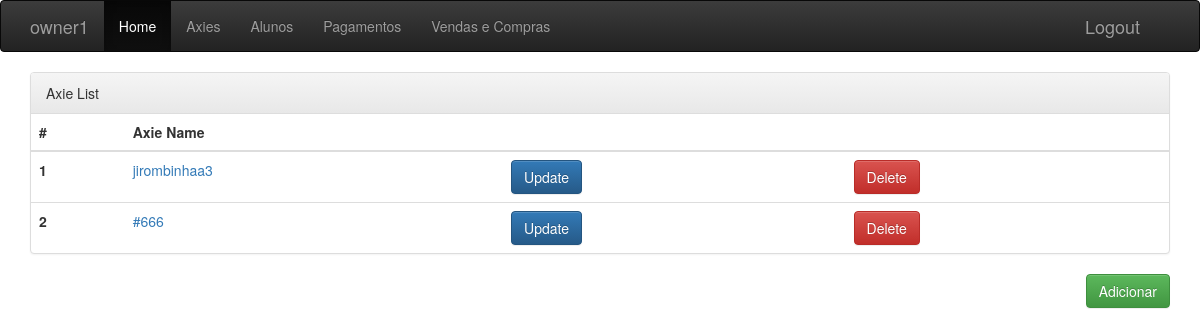
The page /axie/ (signed in) on the database as committed earlier.
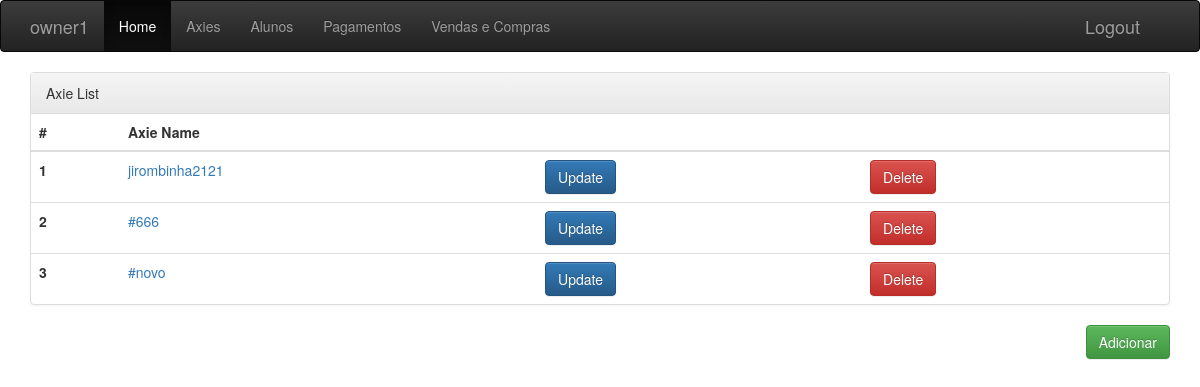
The same page on the database as committed later.
### manager/models.py (models this page shows, shortened)
class Axie(models.Model):
    student = models.ForeignKey("manager.Student", related_name="axies", on_delete=models.SET_NULL, blank=True, null=True, validators=[validate_axie_limit])
    axie_id = models.CharField(max_length=50)
    buy_date = models.DateField(blank=True, null=True)
    description = models.TextField(blank=True, null=True)
    eth_cost = models.DecimalField(max_digits=18, decimal_places=9, validators=[MinValueValidator(0)])
    sold = models.BooleanField(default=False)
    user = models.ForeignKey(User, related_name="userAxies", on_delete=models.DO_NOTHING)

### manager/views.py (the view)
# urls.py: path('axie/', views.AxieListView.as_view(), name="axie_list"),
class AxieListView(LoginRequiredMixin, ListView):
    login_url = "/"
    model = Axie
    def get_queryset(self):
        return Axie.objects.filter(user_id=self.request.user.id)

### manager/templates/manager/axie_list.html
{% extends "manager/base.html" %}
{% block content %}
    <div class="panel panel-default">
        <div class="panel-heading">Axie List</div>
            <table class="table">
                <thead>
                    <tr>
                        <th>#</th>
                        <th>Axie Name</th>
                        <th></th>
                        <th></th>
                    </tr>
                </thead>
                <tbody>
                    {% for axie in axie_list %}
                        <tr>
                            <th scope="row">{{ forloop.counter }}</th>
                            <td><a href="{% url 'axie_detail' pk=axie.pk %}">{{ axie.axie_id }}</a></td>
                            <td><a href="{% url 'axie_update' pk=axie.pk %}"><button type="button" class="btn btn-primary">Update</button></a></td>
                            <td><a href="{% url 'axie_delete' pk=axie.pk %}"><button type="button" class="btn btn-danger">Delete</button></a></td>
                        </tr>
                    {% endfor %}
                </tbody>
            </table>
        </div>
        <a href="{% url 'axie_form' %}"><button type="button" class="btn btn-success" style="float: right;">Adicionar</button></a>
    </div>
{% endblock %}

Rows that differ between the two databases and show on the page:
changed Axie: axie_id "jirombinhaa3" → "jirombinha2121"
added Axie: axie_id "#novo"
